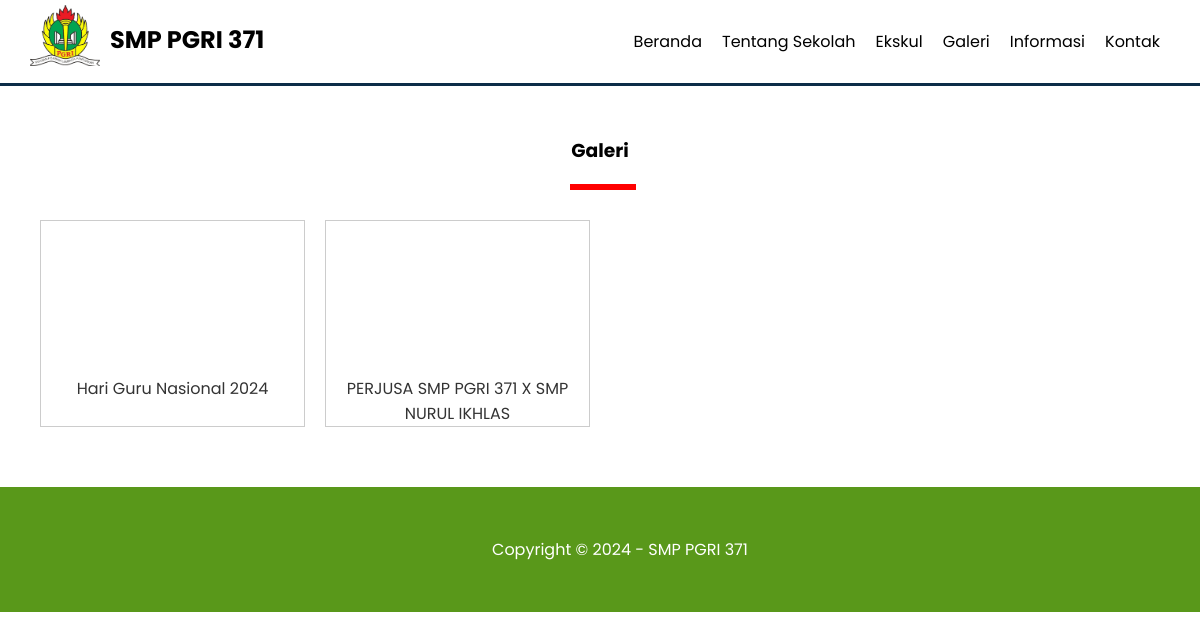
The page /galeri.php on the database its author committed.
### tables this page shows
CREATE TABLE `pengaturan` (
  `id` int(11) NOT NULL,
  `nama` varchar(50) NOT NULL,
  `email` varchar(50) NOT NULL,
  `telepon` varchar(20) NOT NULL,
  `alamat` text NOT NULL,
  `logo` varchar(50) NOT NULL,
  `favicon` varchar(50) NOT NULL,
  `tentang_sekolah` text NOT NULL,
  `foto_sekolah` varchar(50) NOT NULL,
  `google_maps` text NOT NULL,
  `nama_kepsek` varchar(50) NOT NULL,
  `foto_kepsek` varchar(50) NOT NULL,
  `sambutan_kepsek` text NOT NULL,
  `created_at` timestamp NOT NULL DEFAULT current_timestamp(),
  `updated_at` datetime DEFAULT NULL
);

CREATE TABLE `galeri` (
  `id` int(11) NOT NULL,
  `foto` varchar(50) NOT NULL,
  `keterangan` varchar(50) NOT NULL,
  `created_at` timestamp NOT NULL DEFAULT current_timestamp(),
  `updated_at` datetime DEFAULT NULL
);

### galeri.php (the view)
<?php include 'header.php'; ?>
<div class="section">
    <div class="container">
        <h3 class="text-center">Galeri </h3>
        <?php
                 $galeri = mysqli_query($conn, "SELECT * FROM galeri ORDER BY id DESC");
                 if(mysqli_num_rows($galeri) > 0){
                     while($p = mysqli_fetch_array($galeri)){
            ?>
            <div class="col-4">
                <a href="uploads/galeri/<?= $p['foto'] ?>" target="_blank" class="thumbnail-link">
                <div class="thumbnail-box">
                    <div class="thumbnail-img" style="background-image: url(uploads/galeri/<?= $p['foto'] ?>);">
                    </div>
                    <div class="thumbnail-text text-center">
                    <?= $p['keterangan'] ?>
                    </div>
                </div>
                </a>
            </div>
            <?php }}else{ ?>
                Tidak ada data
            <?php }?>
    </div>
</div>
<?php include 'footer.php'; ?>

### header.php (shortened to what this page needs)
<?php
include 'koneksi.php';
$identitas = mysqli_query($conn, "SELECT * FROM pengaturan ORDER BY id DESC LIMIT 1");
$d = mysqli_fetch_object($identitas);
?>
<!DOCTYPE html>
<html lang="en">
<head>
    <link rel="stylesheet" href="assets/css/styles.css">
</head>
<body>
     <div class="header">
        <div class="container">
            <div class="header-logo">
                <img src="uploads/identitas/logo-no-bg.png" alt="" width="70">
                <h2><a href="index.php"><?= $d->nama ?></a></h2>
            </div>
            <ul class="header-menu">
                <li><a href="index.php">Beranda</a></li>
                <li><a href="tentang-sekolah.php">Tentang Sekolah</a></li>
                <li><a href="ekskul.php">Ekskul</a></li>
                <li><a href="galeri.php">Galeri</a></li>
                <li><a href="informasi.php">Informasi</a></li>
                <li><a href="kontak.php">Kontak</a></li>
            </ul>
        </div>
     </div>

### footer.php (shortened to what this page needs)
 <footer>
        <div class="container text-center">
            Copyright &copy; 2024 - <?= $d->nama ?>
        </div>
      </footer>
</body>
</html>

### assets/css/styles.css (style rules this page uses)
* { margin: 0; padding: 0; font-family: "Poppins", sans-serif; box-sizing: border-box; }
.text-center { text-align: center !important; }
.container { width: 1140px; margin: 0 auto; }
.container::after { content: ""; display: block; clear: both; }
a { text-decoration: none; }
.header { border-bottom: 3px solid #0C2D48; }
.header a { color: #000000; }
.header-logo { float: left; line-height: 70px; padding: 5px 0; }
.header-logo img { float: left; margin-right: 10px; }
.header-logo h2 { float: left; }
.header-menu { float: right; }
.header-menu li { float: left; list-style: none; padding: 29px 10px; }
.section { padding: 50px 0; }
.section h3 { padding-bottom: 25px; margin-bottom: 20px; position: relative; }
.section h3::after { content: ""; display: block; width: 60px; border: 3px solid red; position: absolute; bottom: 0; left: calc(50% - 30px); }
.col-4 { min-height: 200px; width: 25%; float: left; padding: 10px; }
.thumbnail-box { border: 1px solid #ccc; width: 100%; min-height: 200px; background-color: #fff; }
.thumbnail-img { height: 150px; background-repeat: no-repeat; background-size: cover; }
.thumbnail-text { height: 55px; padding: 5px; }
.thumbnail-link { color: #333; }
footer { padding: 50px; background-color: #59981a; color: #fff; }

### rows shown on the page
pengaturan: nama "SMP PGRI 371"
galeri: keterangan "Hari Guru Nasional 2024"
galeri: keterangan "PERJUSA SMP PGRI 371 X SMP NURUL IKHLAS"
